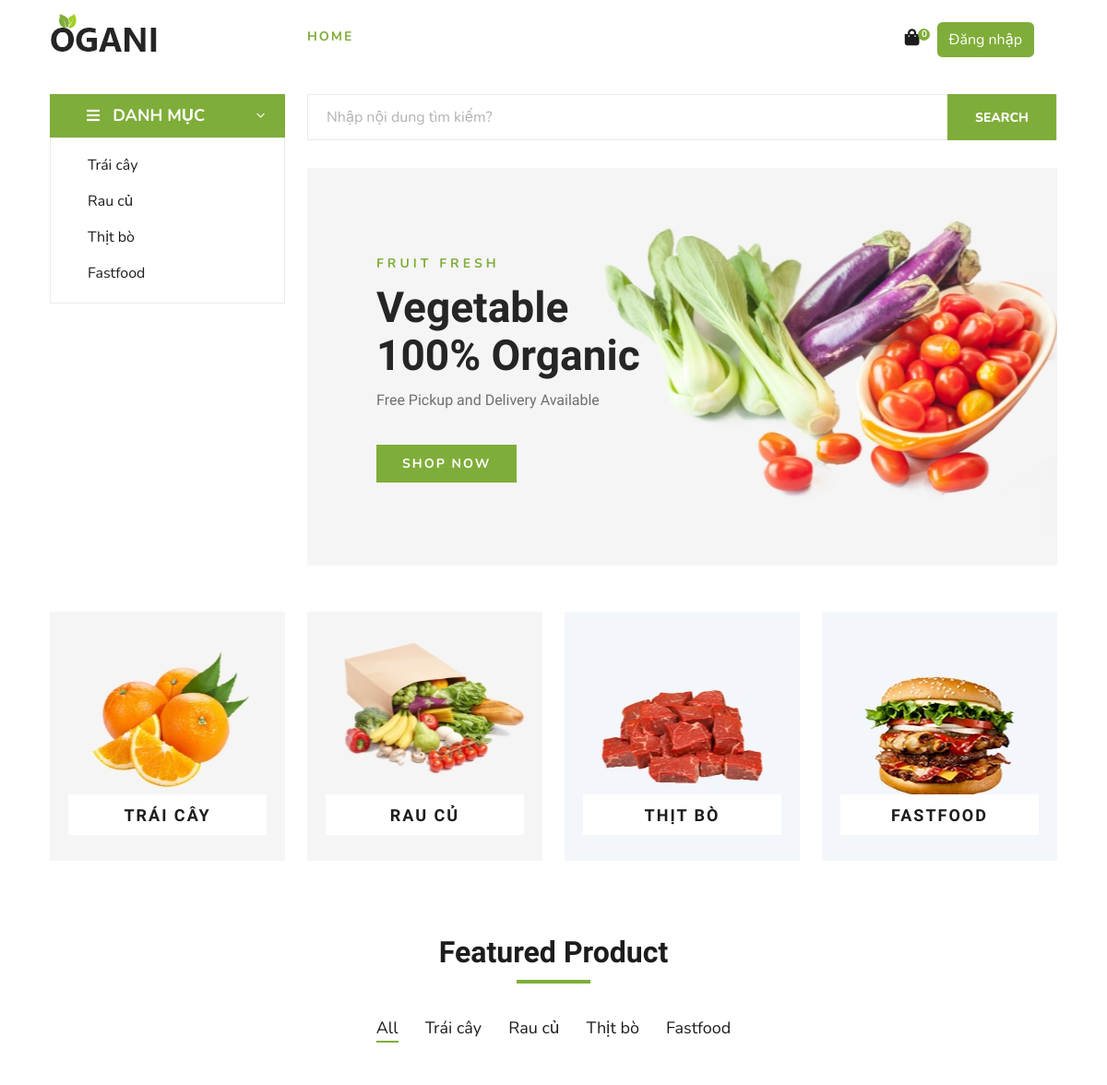
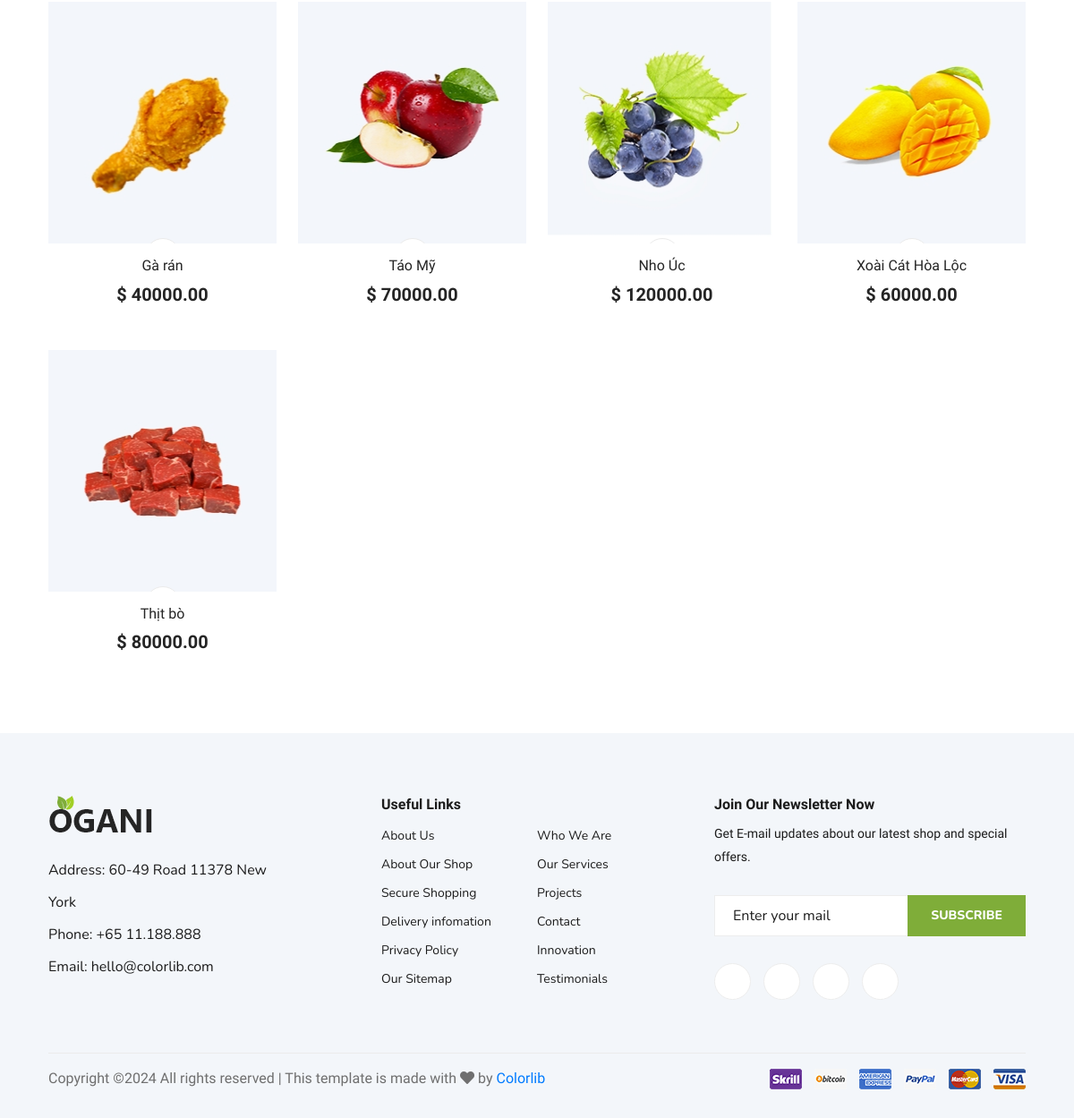
The page / on the database its author committed (2 pictures, top to bottom).
### tables this page shows
CREATE TABLE `categories` (
  `category_id` int(11) NOT NULL,
  `name` varchar(100) NOT NULL,
  `description` text DEFAULT NULL,
  `created_at` datetime DEFAULT current_timestamp(),
  `img_url` varchar(255) DEFAULT NULL COMMENT 'Hình ảnh '
);

CREATE TABLE `products` (
  `product_id` int(11) NOT NULL,
  `name` varchar(100) NOT NULL,
  `description` text DEFAULT NULL,
  `price` decimal(10,2) NOT NULL,
  `stock` int(11) NOT NULL,
  `views` int(11) DEFAULT 0,
  `sold` int(11) DEFAULT 0,
  `category_id` int(11) DEFAULT NULL,
  `img_url` varchar(255) DEFAULT NULL,
  `created_at` datetime DEFAULT current_timestamp()
);

### config/Database.php (called while the page is built, shortened)
<?php
    class Database
    {
        private $host = "localhost";
        private $username = "root";
        private $password = "";
        private $dbName = "fruit_store";
        private $conn;
        private function connect()
        {
            $this->conn = new mysqli($this->host, $this->username, $this->password, $this->dbName);
        }
        public function getData($sql, $parameters = [], $typeParams = "")
        {
            try
            {
                $stmt = $this->conn->prepare($sql);
                if (!empty($parameters)) {
                    $stmt->bind_param($typeParams, ...$parameters);
                }
                $stmt->execute();
                $result = $stmt->get_result();
                return $result->fetch_all(MYSQLI_ASSOC);
            }
            catch (Exception $ex)
            {
                die("Lỗi truy vấn getData: " . $ex->getMessage());
            }
        }
    }
?>

### models/CategoryModel.php (called while the page is built)
<?php
    require_once $_SERVER['DOCUMENT_ROOT'] . '/store/config/Database.php';
    class CategoryModel
    {
        private $db;
        public function __construct()
        {
            $this->db = new Database();
        }
        function getAllCategories()
        {
            $sql = "SELECT * FROM categories";
            return $this->db->getData($sql);
        }
        function getCategories($start, $limit)
        {
            $sql = "SELECT * FROM categories LIMIT ?, ?";
            $parameters = [$start, $limit];
            $typeParams = "ii";
            return $this->db->getData($sql, $parameters, $typeParams);
        }
    }
?>

### models/ProductModel.php (called while the page is built, shortened)
<?php
    require_once $_SERVER['DOCUMENT_ROOT'] . '/store/config/Database.php';
    class ProductModel
    {
        private $db;
        public function __construct()
        {
            $this->db = new Database();
        }
        function getProducts($start, $limit)
        {
            $sql = "SELECT * FROM products LIMIT ?, ?";
            $parameters = [$start, $limit];
            $typeParams = "ii";
            return $this->db->getData($sql, $parameters, $typeParams);
        }
    }
?>

### featured_product.php (the view)
<?php
 require_once './models/ProductModel.php';
 require_once './models/CategoryModel.php';
 $productModel = new ProductModel();
 $categoryModel = new CategoryModel();
 $start = 1;
 $limit = 10;
 $categories = $categoryModel->getAllCategories();
 $products = $productModel->getProducts($start, $limit);
?>
<section class="featured spad">
     <div class="container">
         <div class="row">
             <div class="col-lg-12">
                 <div class="section-title">
                     <h2>Featured Product</h2>
                 </div>
                 <div class="featured__controls">
                     <ul>
                         <li class="active" data-filter="*">All</li>
                         <?php
                             foreach($categories as $category)
                             {
                                 echo <<<HTML
                                     <li data-filter=".category-{$category['category_id']}">{$category['name']}</li>
                                 HTML;
                             }
                         ?>
                     </ul>
                 </div>
             </div>
         </div>
         <div class="row featured__filter">
             <?php
                 foreach($products as $product)
                 {
                     echo <<<HTML
                     <div class="col-lg-3 col-md-4 col-sm-6 mix oranges category-{$product['category_id']}">
                         <div class="featured__item">
                             <div class="featured__item__pic set-bg" data-setbg="{$product['img_url']}">
                                 <ul class="featured__item__pic__hover">
                                     <li><a href="./addCart.php?productId={$product['product_id']}&quantity=1"><i class="fa fa-shopping-cart"></i></a></li>
                                 </ul>
                             </div>
                             <div class="featured__item__text">
                                 <h6><a href="./detail.php?productId={$product['product_id']}">{$product["name"]}</a></h6>
                                 <h5>$ {$product["price"]}</h5>
                             </div>
                         </div>
                     </div>
                     HTML;
                 }
             ?>
         </div>
     </div>
 </section>

### hero_categories.php
<?php
    require_once './models/CategoryModel.php';
    $categoryModel = new CategoryModel();
    $categories = $categoryModel->getAllCategories();
?>
<div class="hero__categories">
<div class="hero__categories__all">
        <i class="fa fa-bars"></i>
        <span>DANH MỤC</span>
    </div>
    <ul>
        <?php
            foreach($categories as $item)
            {
                echo <<<HTML
                    <li><a href="./category.php?categoryId={$item['category_id']}">{$item['name']}</a></li>
                HTML;
            }
        ?>
    </ul>
</div>

### categories.php
<?php
  require_once './models/CategoryModel.php';
  $start = 0;
  $limit = 4;
  $categoryModel = new CategoryModel();
  $categories = $categoryModel->getCategories($start, $limit);
?>
<section class="categories">
      <div class="container">
          <div class="row">
              <div class="categories__slider owl-carousel">
                  <?php
                      foreach($categories as $category)
                      {
                          echo <<<HTML
                              <div class="col-lg-3">
                                  <div class="categories__item set-bg" data-setbg="{$category['img_url']}">
                                      <h5><a href="./category.php?categoryId={$category['category_id']}">{$category['name']}</a></h5>
                                  </div>
                              </div>
                          HTML;
                      }
                  ?>
              </div>
          </div>
      </div>
  </section>

### css/style.css (style rules this page uses)
html, body { height: 100%; font-family: "Cairo", sans-serif; -webkit-font-smoothing: antialiased; font-smoothing: antialiased; }
h1, h2, h3, h4, h5, h6 { margin: 0; color: #111111; font-weight: 400; font-family: "Cairo", sans-serif; }
h2 { font-size: 36px; }
h5 { font-size: 18px; }
h6 { font-size: 16px; }
ul, ol { padding: 0; margin: 0; }
.section-title { margin-bottom: 50px; text-align: center; }
.section-title h2 { color: #1c1c1c; font-weight: 700; position: relative; }
.section-title h2:after { position: absolute; left: 0; bottom: -15px; right: 0; height: 4px; width: 80px; background: #7fad39; content: ""; margin: 0 auto; }
.set-bg { background-repeat: no-repeat; background-size: cover; background-position: top center; }
.spad { padding-top: 100px; padding-bottom: 100px; }
.hero__categories__all { background: #7fad39; position: relative; padding: 10px 25px 10px 40px; cursor: pointer; }
.hero__categories__all i { font-size: 16px; color: #ffffff; margin-right: 10px; }
.hero__categories__all span { font-size: 18px; font-weight: 700; color: #ffffff; }
.hero__categories__all:after { position: absolute; right: 18px; top: 9px; content: "3"; font-family: "ElegantIcons"; font-size: 18px; color: #ffffff; }
.hero__categories ul { border: 1px solid #ebebeb; padding-left: 40px; padding-top: 10px; padding-bottom: 12px; }
.hero__categories ul li { list-style: none; }
.hero__categories ul li a { font-size: 16px; color: #1c1c1c; line-height: 39px; display: block; }
.categories__item { height: 270px; position: relative; }
.categories__item h5 { position: absolute; left: 0; width: 100%; padding: 0 20px; bottom: 20px; text-align: center; }
.categories__item h5 a { font-size: 18px; color: #1c1c1c; font-weight: 700; text-transform: uppercase; letter-spacing: 2px; padding: 12px 0 10px; background: #ffffff; display: block; }
.categories__slider .col-lg-3 { max-width: 100%; }
.featured { padding-top: 80px; padding-bottom: 40px; }
.featured__controls { text-align: center; margin-bottom: 50px; }
.featured__controls ul li { list-style: none; font-size: 18px; color: #1c1c1c; display: inline-block; margin-right: 25px; position: relative; cursor: pointer; }
.featured__controls ul li.active:after { opacity: 1; }
.featured__controls ul li:after { position: absolute; left: 0; bottom: -2px; width: 100%; height: 2px; background: #7fad39; content: ""; opacity: 0; }
.featured__controls ul li:last-child { margin-right: 0; }
.featured__item { margin-bottom: 50px; }
.featured__item__pic { height: 270px; position: relative; overflow: hidden; background-position: center center; }
.featured__item__pic__hover { position: absolute; left: 0; bottom: -50px; width: 100%; text-align: center; -webkit-transition: all, 0.5s; -moz-transition: all, 0.5s; -ms-transition: all, 0.5s; -o-transition: all, 0.5s; transition: all, 0.5s; }
.featured__item__pic__hover li { list-style: none; display: inline-block; margin-right: 6px; }
.featured__item__pic__hover li:last-child { margin-right: 0; }
.featured__item__pic__hover li a { font-size: 16px; color: #1c1c1c; height: 40px; width: 40px; line-height: 40px; text-align: center; border: 1px solid #ebebeb; background: #ffffff; display: block; border-radius: 50%; -webkit-transition: all, 0.5s; -moz-transition: all, 0.5s; -ms-transition: all, 0.5s; -o-transition: all, 0.5s; transition: all, 0.5s; }
.featured__item__text { text-align: center; padding-top: 15px; }
.featured__item__text h6 { margin-bottom: 10px; }
.featured__item__text h6 a { color: #252525; }
.featured__item__text h5 { color: #252525; font-weight: 700; }
@media only screen and (min-width: 1200px) { .container { max-width: 1170px; } }

### rows shown on the page
categories: name "Trái cây", shows a picture, name "TRÁI CÂY"
categories: name "Rau củ", shows a picture, name "RAU CỦ"
categories: name "Thịt bò", shows a picture, name "THỊT BÒ"
categories: name "Fastfood", shows a picture, name "FASTFOOD"
products: shows a picture, name "Gà rán", price "40000.00"
products: shows a picture, name "Táo Mỹ", price "70000.00"
products: shows a picture, name "Nho Úc", price "120000.00"
products: shows a picture, name "Xoài Cát Hòa Lộc", price "60000.00"
products: shows a picture, name "Thịt bò", price "80000.00"
